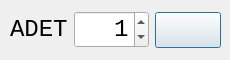
<?xml version="1.0" encoding="UTF-8"?>
<ui version="4.0">
 <class>AdetDialogForm</class>
 <widget class="QDialog" name="AdetDialogForm">
  <property name="geometry">
   <rect>
    <x>0</x>
    <y>0</y>
    <width>230</width>
    <height>60</height>
   </rect>
  </property>
  <property name="minimumSize">
   <size>
    <width>230</width>
    <height>60</height>
   </size>
  </property>
  <property name="maximumSize">
   <size>
    <width>230</width>
    <height>60</height>
   </size>
  </property>
  <property name="font">
   <font>
    <family>Monospace</family>
    <pointsize>18</pointsize>
   </font>
  </property>
  <property name="windowTitle">
   <string>Adet Gir</string>
  </property>
  <widget class="QWidget" name="">
   <property name="geometry">
    <rect>
     <x>10</x>
     <y>10</y>
     <width>211</width>
     <height>40</height>
    </rect>
   </property>
   <layout class="QHBoxLayout" name="horizontalLayout">
    <item>
     <widget class="QLabel" name="label">
      <property name="text">
       <string>ADET</string>
      </property>
     </widget>
    </item>
    <item>
     <widget class="QSpinBox" name="spinBox">
      <property name="alignment">
       <set>Qt::AlignRight|Qt::AlignTrailing|Qt::AlignVCenter</set>
      </property>
      <property name="maximum">
       <number>999</number>
      </property>
      <property name="value">
       <number>1</number>
      </property>
     </widget>
    </item>
    <item>
     <widget class="QPushButton" name="pushButton">
      <property name="text">
       <string/>
      </property>
      <property name="icon">
       <iconset resource="images.qrc">
        <normaloff>:/images/ui/check.png</normaloff>:/images/ui/check.png</iconset>
      </property>
      <property name="iconSize">
       <size>
        <width>24</width>
        <height>24</height>
       </size>
      </property>
     </widget>
    </item>
   </layout>
  </widget>
 </widget>
 <tabstops>
  <tabstop>spinBox</tabstop>
  <tabstop>pushButton</tabstop>
 </tabstops>
 <resources>
  <include location="images.qrc"/>
 </resources>
 <connections/>
</ui>
